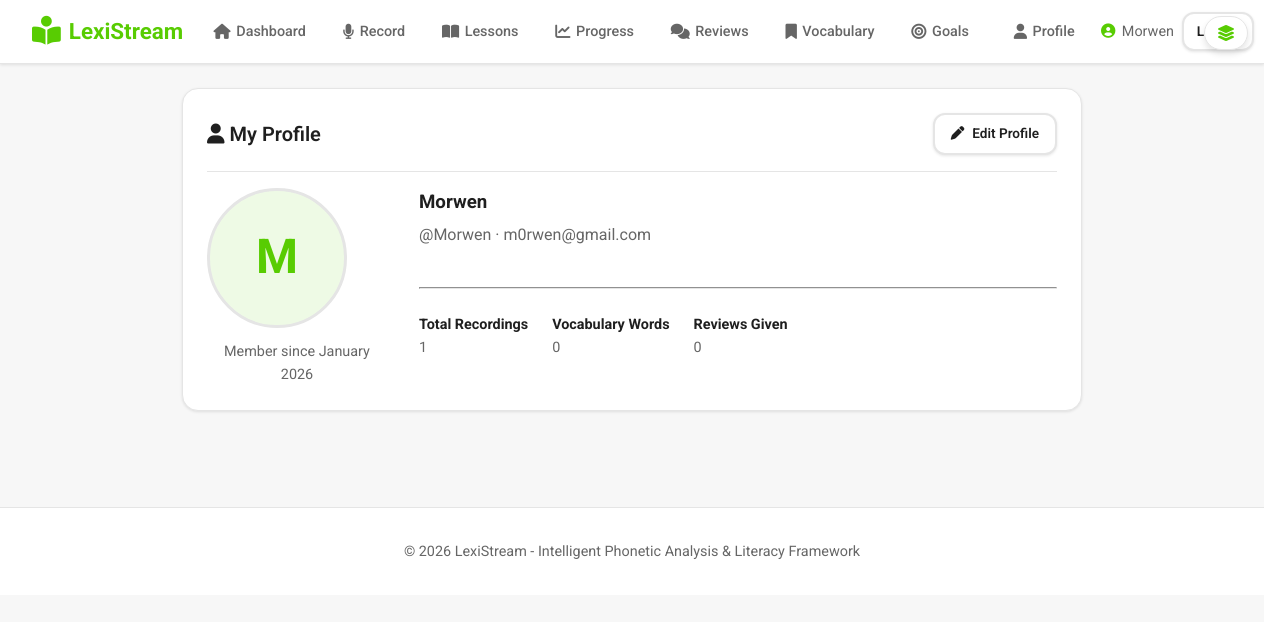
The app's page /profile (signed in) with its own data.
### app.py (models this page shows)
class User(UserMixin, db.Model):
    id = db.Column(db.Integer, primary_key=True)
    username = db.Column(db.String(80), unique=True, nullable=False)
    email = db.Column(db.String(120), unique=True, nullable=False)
    password_hash = db.Column(db.String(255), nullable=False)
    is_admin = db.Column(db.Boolean, default=False, nullable=False)
    display_name = db.Column(db.String(120))
    bio = db.Column(db.Text)
    location = db.Column(db.String(120))
    website = db.Column(db.String(255))
    avatar_url = db.Column(db.String(255))
    role = db.Column(db.String(20), default="user", nullable=False)  # user, teacher, admin
    created_at = db.Column(db.DateTime, default=datetime.utcnow)

### app.py (the view)
@app.route('/profile')
@login_required
def profile():
    return render_template('profile.html', user=current_user)

### app.py (called while the page is built)
@login_manager.user_loader
def load_user(user_id):
    return User.query.get(int(user_id))

### templates/profile.html (shortened to what this page needs)
{% extends "base.html" %}
{% block content %}
<div class="card" style="max-width: 900px; margin: 0 auto;">
    <div class="card-header">
        <h2 class="card-title"><i class="fas fa-user"></i> My Profile</h2>
        <a href="{{ url_for('edit_profile') }}" class="btn btn-secondary btn-sm">
            <i class="fas fa-pen"></i> Edit Profile
        </a>
    </div>
    <div style="display: flex; gap: 2rem; flex-wrap: wrap;">
        <div style="flex: 0 0 180px; text-align: center;">
            {% if user.avatar_url %}
            <img src="{{ user.avatar_url }}" alt="Avatar"
                 style="width: 140px; height: 140px; border-radius: 50%; object-fit: cover; border: 3px solid var(--cream-border);">
            {% else %}
            <div style="width: 140px; height: 140px; border-radius: 50%; background: rgba(88,204,2,0.1);
                        display: flex; align-items: center; justify-content: center;
                        font-size: 3rem; font-weight: 700; color: var(--matcha-dark);
                        border: 3px solid var(--cream-border); text-transform: uppercase;">
                {{ (user.display_name or user.username)[:1] }}
            </div>
            {% endif %}
            <div style="margin-top: 0.75rem; font-size: 0.9rem; color: var(--text-secondary);">
                Member since {{ user.created_at.strftime('%B %Y') }}
            </div>
        </div>
        <div style="flex: 1 1 300px;">
            <h3 style="margin-bottom: 0.25rem;">
                {{ user.display_name or user.username }}
            </h3>
            <div style="color: var(--text-secondary); margin-bottom: 1rem;">
                @{{ user.username }} &middot; {{ user.email }}
            </div>
            <hr style="margin: 1.5rem 0; border-color: var(--cream-border);">
            <div style="display: flex; flex-wrap: wrap; gap: 1.5rem; font-size: 0.9rem;">
                <div>
                    <strong>Total Recordings</strong><br>
                    <span style="color: var(--text-secondary);">{{ user.recordings|length }}</span>
                </div>
                <div>
                    <strong>Vocabulary Words</strong><br>
                    <span style="color: var(--text-secondary);">{{ user.vocabulary|length }}</span>
                </div>
                <div>
                    <strong>Reviews Given</strong><br>
                    <span style="color: var(--text-secondary);">{{ user.reviews_given|length }}</span>
                </div>
            </div>
        </div>
    </div>
</div>
{% endblock %}

### templates/base.html (shortened to what this page needs)
<!DOCTYPE html>
<html lang="en">
<head>
    <link rel="stylesheet" href="{{ url_for('static', filename='css/style.css') }}">
    <link rel="stylesheet" href="https://cdnjs.cloudflare.com/ajax/libs/font-awesome/6.4.0/css/all.min.css">
</head>
<body>
    <header class="navbar">
        <div class="nav-container">
            <div class="nav-left">
                <a href="{% if current_user.is_authenticated %}{% if current_user.is_admin %}{{ url_for('admin_dashboard') }}{% else %}{{ url_for('dashboard') }}{% endif %}{% else %}{{ url_for('index') }}{% endif %}" class="nav-logo">
                    <i class="fas fa-book-reader"></i>
                    <span>LexiStream</span>
                </a>
            </div>
            <div class="nav-center">
                {% if current_user.is_authenticated %}
                <ul class="nav-menu">
                    {% if current_user.is_admin or current_user.role == 'admin' %}
                    <li>
                        <a href="{{ url_for('admin_dashboard') }}" class="nav-link {% if request.endpoint == 'admin_dashboard' %}active{% endif %}">
                            <i class="fas fa-shield-alt"></i><span>Admin</span>
                        </a>
                    </li>
                    {% elif current_user.role == 'teacher' %}
                    <li>
                        <a href="{{ url_for('teacher_dashboard') }}" class="nav-link {% if request.endpoint == 'teacher_dashboard' %}active{% endif %}">
                            <i class="fas fa-chalkboard-teacher"></i><span>Teacher</span>
                        </a>
                    </li>
                    {% else %}
                    <li>
                        <a href="{{ url_for('dashboard') }}" class="nav-link {% if request.endpoint == 'dashboard' %}active{% endif %}">
                            <i class="fas fa-home"></i><span>Dashboard</span>
                        </a>
                    </li>
                    {% endif %}
                    <li>
                        <a href="{{ url_for('record') }}" class="nav-link {% if request.endpoint == 'record' %}active{% endif %}">
                            <i class="fas fa-microphone"></i><span>Record</span>
                        </a>
                    </li>
                    <li>
                        <a href="{{ url_for('lessons') }}" class="nav-link {% if request.endpoint == 'lessons' %}active{% endif %}">
                            <i class="fas fa-book-open"></i><span>Lessons</span>
                        </a>
                    </li>
                    <li>
                        <a href="{{ url_for('progress') }}" class="nav-link {% if request.endpoint == 'progress' %}active{% endif %}">
                            <i class="fas fa-chart-line"></i><span>Progress</span>
                        </a>
                    </li>
                    <li>
                        <a href="{{ url_for('reviews') }}" class="nav-link {% if 'review' in request.endpoint %}active{% endif %}">
                            <i class="fas fa-comments"></i><span>Reviews</span>
                        </a>
                    </li>
                    <li>
                        <a href="{{ url_for('vocabulary') }}" class="nav-link {% if request.endpoint == 'vocabulary' %}active{% endif %}">
                            <i class="fas fa-bookmark"></i><span>Vocabulary</span>
                        </a>
                    </li>
                    <li>
                        <a href="{{ url_for('goals') }}" class="nav-link {% if request.endpoint == 'goals' %}active{% endif %}">
                            <i class="fas fa-bullseye"></i><span>Goals</span>
                        </a>
                    </li>
                </ul>
                {% endif %}
            </div>
            <div class="nav-right">
                {% if current_user.is_authenticated %}
                <a href="{{ url_for('profile') }}" class="nav-link" style="margin-right: 0.25rem;">
                    <i class="fas fa-user"></i><span>Profile</span>
                </a>
                <span class="nav-user">
                    <i class="fas fa-user-circle"></i>
                    {{ current_user.username }}{% if current_user.is_admin %} (Admin){% endif %}
                </span>
                <a href="{{ url_for('logout') }}" class="btn btn-secondary btn-sm">Logout</a>
                {% else %}
                <a href="{{ url_for('login') }}" class="btn btn-secondary btn-sm">Login</a>
                <a href="{{ url_for('register') }}" class="btn btn-primary btn-sm">Register</a>
                {% endif %}
            </div>
        </div>
    </header>
    {% if current_user.is_authenticated %}
    <button type="button" id="toggleCanvasBtn" class="canvas-toggle" title="Toggle dashboard">
        <i class="fas fa-layer-group"></i>
    </button>
    {% endif %}
    <main class="main-content">
        {% block content %}{% endblock %}
    </main>
    <footer class="footer">
        <p>&copy; 2026 LexiStream - Intelligent Phonetic Analysis & Literacy Framework</p>
    </footer>
</body>
</html>

### static/css/style.css (style rules this page uses)
* { margin: 0; padding: 0; box-sizing: border-box; }
:root { --matcha-dark: #58cc02; --matcha-light: #89e219; --matcha-hover: #4fb800; --cream-bg: #f7f7f7; --cream-light: #ffffff; --cream-border: #e5e5e5; --text-primary: #1f1f1f; --text-secondary: #666666; --text-light: #999999; --danger: #dc3545; --warning: #ffc107; --shadow-sm: 0 1px 3px rgba(0, 0, 0, 0.1); --shadow-md: 0 4px 6px rgba(0, 0, 0, 0.1); --shadow-lg: 0 10px 20px rgba(0, 0, 0, 0.1); }
body { font-family: 'Roboto', -apple-system, BlinkMacSystemFont, 'Segoe UI', sans-serif; background: var(--cream-bg); color: var(--text-primary); line-height: 1.6; min-height: 100vh; }
.navbar { background: var(--cream-light); border-bottom: 1px solid var(--cream-border); position: sticky; top: 0; z-index: 1000; box-shadow: var(--shadow-sm); transition: transform 0.3s ease; }
.nav-container { max-width: 1400px; margin: 0 auto; padding: 0.75rem 2rem; display: flex; align-items: center; justify-content: space-between; gap: 1rem; }
.nav-left, .nav-center, .nav-right { display: flex; align-items: center; gap: 1rem; }
.nav-logo { display: inline-flex; align-items: center; gap: 0.5rem; font-size: 1.4rem; font-weight: 700; color: var(--matcha-dark); text-decoration: none; }
.nav-logo i { font-size: 1.8rem; }
.nav-menu { list-style: none; display: flex; align-items: center; gap: 0.5rem; }
.nav-link { display: inline-flex; align-items: center; gap: 0.35rem; padding: 0.5rem 0.9rem; border-radius: 999px; text-decoration: none; color: var(--text-secondary); font-size: 0.9rem; font-weight: 500; transition: background 0.2s ease, color 0.2s ease; }
.nav-link i { font-size: 0.95rem; }
.nav-user { display: inline-flex; align-items: center; gap: 0.4rem; font-size: 0.9rem; color: var(--text-secondary); }
.nav-user i { color: var(--matcha-dark); }
.nav-right .btn-sm { padding: 0.4rem 0.8rem; }
.nav-right { gap: 0.5rem; }
.canvas-toggle { position: fixed; top: 1rem; right: 1rem; z-index: 1100; background: var(--cream-light); border: 1px solid var(--cream-border); border-radius: 999px; padding: 0.5rem 0.75rem; box-shadow: var(--shadow-md); display: flex; align-items: center; justify-content: center; cursor: pointer; }
.canvas-toggle i { font-size: 1rem; color: var(--matcha-dark); }
.main-content { max-width: 1400px; margin: 0 auto; padding: 1.5rem 2rem 2rem; }
.btn { display: inline-flex; align-items: center; gap: 0.5rem; padding: 0.75rem 1.5rem; border: none; border-radius: 12px; font-weight: 600; font-size: 0.95rem; cursor: pointer; transition: all 0.2s ease; text-decoration: none; font-family: 'Roboto', sans-serif; box-shadow: var(--shadow-sm); }
.btn-secondary { background: var(--cream-light); color: var(--text-primary); border: 2px solid var(--cream-border); }
.btn-sm { padding: 0.5rem 1rem; font-size: 0.85rem; }
.card { background: var(--cream-light); border-radius: 16px; padding: 1.5rem; box-shadow: var(--shadow-sm); border: 1px solid var(--cream-border); margin-bottom: 1.5rem; }
.card-header { display: flex; justify-content: space-between; align-items: center; margin-bottom: 1rem; padding-bottom: 1rem; border-bottom: 1px solid var(--cream-border); }
.card-title { font-size: 1.25rem; font-weight: 600; color: var(--text-primary); }
.footer { background: var(--cream-light); border-top: 1px solid var(--cream-border); text-align: center; padding: 2rem; margin-top: 4rem; color: var(--text-secondary); font-size: 0.9rem; }

### records on screen
User: username "Morwen", display_name+username "M", created_at "January 2026", display_name+username "Morwen", email "m0rwen@gmail.com"

### other values on screen
{{ user.recordings|length }} "1"
{{ user.vocabulary|length }} "0"
{{ user.reviews_given|length }} "0"
